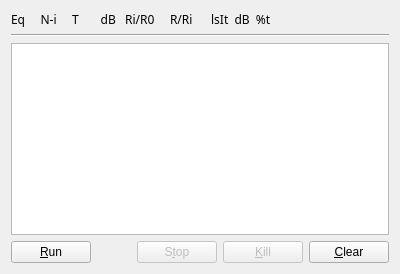
       <widget class="QWidget" name="pSPage4" native="true">
        <attribute name="label">
         <string>Run Simulation</string>
        </attribute>
        <layout class="QGridLayout" name="gridLayout_53">
         <item row="2" column="0">
          <widget class="QTextBrowser" name="simHistory">
           <property name="font">
            <font>
             <family>Courier 10 Pitch</family>
            </font>
           </property>
           <property name="toolTip">
            <string>Simulation output status window</string>
           </property>
           <property name="html">
            <string>&lt;!DOCTYPE HTML PUBLIC &quot;-//W3C//DTD HTML 4.0//EN&quot; &quot;http://www.w3.org/TR/REC-html40/strict.dtd&quot;&gt;
&lt;html&gt;&lt;head&gt;&lt;meta name=&quot;qrichtext&quot; content=&quot;1&quot; /&gt;&lt;style type=&quot;text/css&quot;&gt;
p, li { white-space: pre-wrap; }
&lt;/style&gt;&lt;/head&gt;&lt;body style=&quot; font-family:'Courier 10 Pitch'; font-size:11pt; font-weight:400; font-style:normal;&quot;&gt;
&lt;p style=&quot;-qt-paragraph-type:empty; margin-top:0px; margin-bottom:0px; margin-left:0px; margin-right:0px; -qt-block-indent:0; text-indent:0px; font-family:'Ubuntu';&quot;&gt;&lt;br /&gt;&lt;/p&gt;&lt;/body&gt;&lt;/html&gt;</string>
           </property>
          </widget>
         </item>
         <item row="3" column="0">
          <layout class="QGridLayout" name="gridLayout_42">
           <item row="0" column="0">
            <widget class="QPushButton" name="runSim">
             <property name="sizePolicy">
              <sizepolicy hsizetype="Minimum" vsizetype="Fixed">
               <horstretch>2</horstretch>
               <verstretch>0</verstretch>
              </sizepolicy>
             </property>
             <property name="toolTip">
              <string>Run the simulation using a single processor</string>
             </property>
             <property name="text">
              <string>&amp;Run</string>
             </property>
            </widget>
           </item>
           <item row="0" column="1">
            <spacer name="horizontalSpacer_10">
             <property name="orientation">
              <enum>Qt::Horizontal</enum>
             </property>
             <property name="sizeType">
              <enum>QSizePolicy::Fixed</enum>
             </property>
             <property name="sizeHint" stdset="0">
              <size>
               <width>40</width>
               <height>20</height>
              </size>
             </property>
            </spacer>
           </item>
           <item row="0" column="2">
            <widget class="QPushButton" name="stopSim">
             <property name="enabled">
              <bool>false</bool>
             </property>
             <property name="toolTip">
              <string>Stop the simulation at the end of current time step</string>
             </property>
             <property name="text">
              <string>S&amp;top</string>
             </property>
            </widget>
           </item>
           <item row="0" column="3">
            <widget class="QPushButton" name="killSim">
             <property name="enabled">
              <bool>false</bool>
             </property>
             <property name="toolTip">
              <string>Kill the simulation immediately</string>
             </property>
             <property name="text">
              <string>&amp;Kill</string>
             </property>
            </widget>
           </item>
           <item row="0" column="4">
            <widget class="QPushButton" name="clearSimHistory">
             <property name="toolTip">
              <string>Clear the output window</string>
             </property>
             <property name="text">
              <string>&amp;Clear</string>
             </property>
            </widget>
           </item>
          </layout>
         </item>
         <item row="0" column="0">
          <widget class="QLabel" name="label_24">
           <property name="font">
            <font>
             <family>Courier 10 Pitch</family>
             <weight>50</weight>
             <italic>false</italic>
             <bold>false</bold>
            </font>
           </property>
           <property name="text">
            <string>Eq     N-i     T       dB   Ri/R0     R/Ri      lsIt  dB  %t</string>
           </property>
          </widget>
         </item>
         <item row="1" column="0">
          <widget class="Line" name="line_3">
           <property name="orientation">
            <enum>Qt::Horizontal</enum>
           </property>
          </widget>
         </item>
        </layout>
       </widget>
